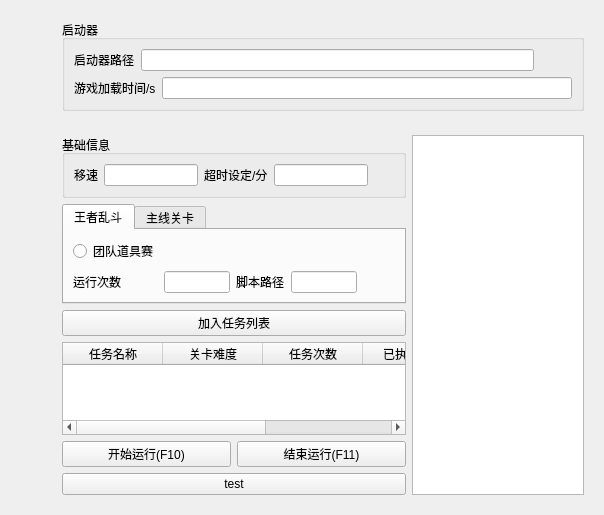
<?xml version="1.0" encoding="UTF-8"?>
<ui version="4.0">
 <class>SubSSJJWidget</class>
 <widget class="QWidget" name="SubSSJJWidget">
  <property name="geometry">
   <rect>
    <x>0</x>
    <y>0</y>
    <width>604</width>
    <height>515</height>
   </rect>
  </property>
  <property name="windowTitle">
   <string>Form</string>
  </property>
  <layout class="QHBoxLayout" name="horizontalLayout">
   <item>
    <layout class="QVBoxLayout" name="toolPart">
     <item>
      <widget class="QPushButton" name="scriptPushButton">
       <property name="minimumSize">
        <size>
         <width>36</width>
         <height>36</height>
        </size>
       </property>
       <property name="toolTip">
        <string>发现</string>
       </property>
       <property name="styleSheet">
        <string notr="true">QPushButton {
    border: none; 
width: 20px; height: 50px;
}
QPushButton:hover {
border: 2px solid blue;
}
QPushButton:pressed {
 border: 2px solid red; 
 }</string>
       </property>
       <property name="text">
        <string/>
       </property>
       <property name="icon">
        <iconset resource="../resource.qrc">
         <normaloff>:/icon/resources/icons/script.png</normaloff>:/icon/resources/icons/script.png</iconset>
       </property>
       <property name="iconSize">
        <size>
         <width>36</width>
         <height>36</height>
        </size>
       </property>
      </widget>
     </item>
     <item>
      <widget class="QPushButton" name="localMusicPushButton">
       <property name="toolTip">
        <string>本地音乐</string>
       </property>
       <property name="styleSheet">
        <string notr="true">QPushButton {
    border: none; 
width: 20px; height: 50px;
}
QPushButton:hover {
border: 2px solid blue;
}
QPushButton:pressed {
 border: 2px solid red; 
 }</string>
       </property>
       <property name="text">
        <string/>
       </property>
       <property name="icon">
        <iconset resource="../resource.qrc">
         <normaloff>:/icon/resources/icons/spider.png</normaloff>:/icon/resources/icons/spider.png</iconset>
       </property>
       <property name="iconSize">
        <size>
         <width>36</width>
         <height>36</height>
        </size>
       </property>
      </widget>
     </item>
     <item>
      <widget class="QPushButton" name="settingPushButton">
       <property name="styleSheet">
        <string notr="true">QPushButton {
    border: none; 
width: 20px; height: 50px;
}
QPushButton:hover {
border: 2px solid blue;
}
QPushButton:pressed {
 border: 2px solid red; 
 }</string>
       </property>
       <property name="text">
        <string/>
       </property>
       <property name="icon">
        <iconset resource="../resource.qrc">
         <normaloff>:/icon/resources/icons/setting.png</normaloff>:/icon/resources/icons/setting.png</iconset>
       </property>
       <property name="iconSize">
        <size>
         <width>36</width>
         <height>36</height>
        </size>
       </property>
      </widget>
     </item>
     <item>
      <widget class="QPushButton" name="closePushButton">
       <property name="toolTip">
        <string>关闭音乐盒</string>
       </property>
       <property name="styleSheet">
        <string notr="true">QPushButton {
    border: none; 
width: 20px; height: 50px;
}
QPushButton:hover {
border: 2px solid blue;
}
QPushButton:pressed {
 border: 2px solid red; 
 }</string>
       </property>
       <property name="text">
        <string/>
       </property>
       <property name="icon">
        <iconset resource="../resource.qrc">
         <normaloff>:/icon/resources/icons/IconamoonCloseCircle1.svg</normaloff>:/icon/resources/icons/IconamoonCloseCircle1.svg</iconset>
       </property>
       <property name="iconSize">
        <size>
         <width>36</width>
         <height>36</height>
        </size>
       </property>
      </widget>
     </item>
     <item>
      <spacer name="verticalSpacer">
       <property name="orientation">
        <enum>Qt::Vertical</enum>
       </property>
       <property name="sizeHint" stdset="0">
        <size>
         <width>20</width>
         <height>40</height>
        </size>
       </property>
      </spacer>
     </item>
    </layout>
   </item>
   <item>
    <layout class="QVBoxLayout" name="verticalLayout">
     <item>
      <widget class="QWidget" name="settingWidget" native="true">
       <layout class="QVBoxLayout" name="verticalLayout_2">
        <item>
         <widget class="QGroupBox" name="launcherGroupBox">
          <property name="title">
           <string>启动器</string>
          </property>
          <layout class="QVBoxLayout" name="verticalLayout_3">
           <item>
            <layout class="QHBoxLayout" name="pathHorizontalLayout">
             <item>
              <widget class="QLabel" name="launcherPathLabel">
               <property name="text">
                <string>启动器路径</string>
               </property>
              </widget>
             </item>
             <item>
              <widget class="QLineEdit" name="launcherPathLineEdit"/>
             </item>
             <item>
              <widget class="QPushButton" name="chooseLauncherPathPushButton">
               <property name="styleSheet">
                <string notr="true">QPushButton {
    border: none; 
}
QPushButton:hover {
border: 2px solid blue;
}
QPushButton:pressed {
 border: 2px solid red; 
 }</string>
               </property>
               <property name="text">
                <string/>
               </property>
               <property name="icon">
                <iconset resource="../resource.qrc">
                 <normaloff>:/icon/resources/icons/PhFolderNotchOpen.svg</normaloff>:/icon/resources/icons/PhFolderNotchOpen.svg</iconset>
               </property>
               <property name="iconSize">
                <size>
                 <width>18</width>
                 <height>18</height>
                </size>
               </property>
              </widget>
             </item>
            </layout>
           </item>
           <item>
            <spacer name="verticalSpacer_2">
             <property name="orientation">
              <enum>Qt::Vertical</enum>
             </property>
             <property name="sizeHint" stdset="0">
              <size>
               <width>20</width>
               <height>40</height>
              </size>
             </property>
            </spacer>
           </item>
           <item>
            <layout class="QHBoxLayout" name="loadSettingHorizontalLayout">
             <item>
              <widget class="QLabel" name="loadingTimeLabel">
               <property name="text">
                <string>游戏加载时间/s</string>
               </property>
              </widget>
             </item>
             <item>
              <widget class="QLineEdit" name="loadingTimeLineEdit"/>
             </item>
            </layout>
           </item>
          </layout>
         </widget>
        </item>
       </layout>
      </widget>
     </item>
     <item>
      <widget class="QWidget" name="scriptWidget" native="true">
       <layout class="QHBoxLayout" name="horizontalLayout_2">
        <item>
         <layout class="QVBoxLayout" name="scriptSettingWidget">
          <item>
           <widget class="QGroupBox" name="basicInfoGroupBox">
            <property name="title">
             <string>基础信息</string>
            </property>
            <layout class="QGridLayout" name="gridLayout">
             <item row="0" column="2">
              <widget class="QLabel" name="singleScriptTimeLabel">
               <property name="toolTip">
                <string>单次脚本最大执行时间（游戏内）</string>
               </property>
               <property name="text">
                <string>超时设定/分</string>
               </property>
              </widget>
             </item>
             <item row="0" column="1">
              <widget class="QLineEdit" name="moveSpeedLineEdit"/>
             </item>
             <item row="0" column="4">
              <spacer name="horizontalSpacer">
               <property name="orientation">
                <enum>Qt::Horizontal</enum>
               </property>
               <property name="sizeHint" stdset="0">
                <size>
                 <width>40</width>
                 <height>20</height>
                </size>
               </property>
              </spacer>
             </item>
             <item row="0" column="0">
              <widget class="QLabel" name="moveSpeedLabel">
               <property name="text">
                <string>移速</string>
               </property>
              </widget>
             </item>
             <item row="0" column="3">
              <widget class="QLineEdit" name="singleScriptTimeLineEdit">
               <property name="toolTip">
                <string>单次脚本最大执行时间（游戏内）</string>
               </property>
              </widget>
             </item>
            </layout>
           </widget>
          </item>
          <item>
           <widget class="QTabWidget" name="tabWidget">
            <property name="currentIndex">
             <number>0</number>
            </property>
            <widget class="QWidget" name="LDTab">
             <attribute name="title">
              <string>王者乱斗</string>
             </attribute>
             <layout class="QGridLayout" name="gridLayout_2">
              <item row="2" column="2">
               <widget class="QLabel" name="LDScriptLabel">
                <property name="toolTip">
                 <string>可选</string>
                </property>
                <property name="text">
                 <string>脚本路径</string>
                </property>
               </widget>
              </item>
              <item row="1" column="0">
               <spacer name="verticalSpacer_3">
                <property name="orientation">
                 <enum>Qt::Vertical</enum>
                </property>
                <property name="sizeHint" stdset="0">
                 <size>
                  <width>20</width>
                  <height>40</height>
                 </size>
                </property>
               </spacer>
              </item>
              <item row="2" column="1">
               <widget class="QLineEdit" name="LDRunTimesLineEdit"/>
              </item>
              <item row="2" column="3">
               <widget class="QLineEdit" name="LDScriptPathLineEdit">
                <property name="toolTip">
                 <string>可选</string>
                </property>
               </widget>
              </item>
              <item row="0" column="1">
               <spacer name="horizontalSpacer_2">
                <property name="orientation">
                 <enum>Qt::Horizontal</enum>
                </property>
                <property name="sizeHint" stdset="0">
                 <size>
                  <width>40</width>
                  <height>20</height>
                 </size>
                </property>
               </spacer>
              </item>
              <item row="2" column="4">
               <widget class="QPushButton" name="chooseLDScriptPathPushButton">
                <property name="styleSheet">
                 <string notr="true">QPushButton {
    border: none; 
}
QPushButton:hover {
border: 2px solid blue;
}
QPushButton:pressed {
 border: 2px solid red; 
 }</string>
                </property>
                <property name="text">
                 <string/>
                </property>
                <property name="icon">
                 <iconset resource="../resource.qrc">
                  <normaloff>:/icon/resources/icons/PhFolderNotchOpen.svg</normaloff>:/icon/resources/icons/PhFolderNotchOpen.svg</iconset>
                </property>
                <property name="iconSize">
                 <size>
                  <width>18</width>
                  <height>18</height>
                 </size>
                </property>
               </widget>
              </item>
              <item row="2" column="0">
               <widget class="QLabel" name="LDRunTimesLabel">
                <property name="text">
                 <string>运行次数</string>
                </property>
               </widget>
              </item>
              <item row="0" column="0">
               <widget class="QRadioButton" name="teamPropRadioButton">
                <property name="text">
                 <string>团队道具赛</string>
                </property>
               </widget>
              </item>
             </layout>
            </widget>
            <widget class="QWidget" name="ZXTab">
             <attribute name="title">
              <string>主线关卡</string>
             </attribute>
            </widget>
           </widget>
          </item>
          <item>
           <widget class="QPushButton" name="addTaskPushButton">
            <property name="text">
             <string>加入任务列表</string>
            </property>
           </widget>
          </item>
          <item>
           <widget class="QTableWidget" name="taskTableWidget">
            <property name="toolTip">
             <string>单击可清除任务</string>
            </property>
            <column>
             <property name="text">
              <string>任务名称</string>
             </property>
            </column>
            <column>
             <property name="text">
              <string>关卡难度</string>
             </property>
            </column>
            <column>
             <property name="text">
              <string>任务次数</string>
             </property>
            </column>
            <column>
             <property name="text">
              <string>已执行次数</string>
             </property>
            </column>
            <column>
             <property name="text">
              <string>脚本</string>
             </property>
            </column>
           </widget>
          </item>
          <item>
           <layout class="QHBoxLayout" name="controlHorizontalLayout">
            <item>
             <widget class="QPushButton" name="startPushButton">
              <property name="text">
               <string>开始运行(F10)</string>
              </property>
             </widget>
            </item>
            <item>
             <widget class="QPushButton" name="endPushButton">
              <property name="text">
               <string>结束运行(F11)</string>
              </property>
             </widget>
            </item>
           </layout>
          </item>
          <item>
           <widget class="QPushButton" name="testPushButton">
            <property name="text">
             <string>test</string>
            </property>
           </widget>
          </item>
         </layout>
        </item>
        <item>
         <widget class="QTextEdit" name="remindTextEdit">
          <property name="maximumSize">
           <size>
            <width>300</width>
            <height>16777215</height>
           </size>
          </property>
         </widget>
        </item>
       </layout>
      </widget>
     </item>
    </layout>
   </item>
  </layout>
 </widget>
 <resources>
  <include location="../resource.qrc"/>
 </resources>
 <connections/>
</ui>
